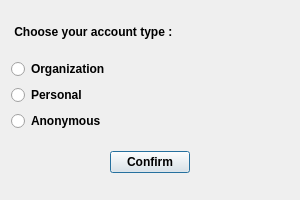
<?xml version="1.0" encoding="UTF-8"?>
<ui version="4.0">
 <class>Choose_A_Type</class>
 <widget class="QDialog" name="Choose_A_Type">
  <property name="geometry">
   <rect>
    <x>0</x>
    <y>0</y>
    <width>300</width>
    <height>200</height>
   </rect>
  </property>
  <property name="sizePolicy">
   <sizepolicy hsizetype="Preferred" vsizetype="Preferred">
    <horstretch>0</horstretch>
    <verstretch>0</verstretch>
   </sizepolicy>
  </property>
  <property name="minimumSize">
   <size>
    <width>300</width>
    <height>200</height>
   </size>
  </property>
  <property name="windowTitle">
   <string>Account Type</string>
  </property>
  <layout class="QVBoxLayout" name="verticalLayout_2">
   <item>
    <widget class="QLabel" name="lbl_txt">
     <property name="sizePolicy">
      <sizepolicy hsizetype="Fixed" vsizetype="Fixed">
       <horstretch>0</horstretch>
       <verstretch>0</verstretch>
      </sizepolicy>
     </property>
     <property name="font">
      <font>
       <bold>true</bold>
      </font>
     </property>
     <property name="text">
      <string> Choose your account type :</string>
     </property>
    </widget>
   </item>
   <item>
    <layout class="QVBoxLayout" name="verticalLayout">
     <item>
      <widget class="QRadioButton" name="rbtn_organ">
       <property name="font">
        <font>
         <bold>true</bold>
        </font>
       </property>
       <property name="text">
        <string>Organization</string>
       </property>
      </widget>
     </item>
     <item>
      <widget class="QRadioButton" name="rbtn_personal">
       <property name="font">
        <font>
         <bold>true</bold>
        </font>
       </property>
       <property name="text">
        <string>Personal</string>
       </property>
      </widget>
     </item>
     <item>
      <widget class="QRadioButton" name="rbtn_anonymous">
       <property name="font">
        <font>
         <bold>true</bold>
        </font>
       </property>
       <property name="text">
        <string>Anonymous</string>
       </property>
      </widget>
     </item>
    </layout>
   </item>
   <item>
    <layout class="QHBoxLayout" name="horizontalLayout">
     <item>
      <spacer name="horizontalSpacer">
       <property name="orientation">
        <enum>Qt::Horizontal</enum>
       </property>
       <property name="sizeHint" stdset="0">
        <size>
         <width>40</width>
         <height>20</height>
        </size>
       </property>
      </spacer>
     </item>
     <item>
      <widget class="QPushButton" name="btn_confirm">
       <property name="sizePolicy">
        <sizepolicy hsizetype="Preferred" vsizetype="Fixed">
         <horstretch>0</horstretch>
         <verstretch>0</verstretch>
        </sizepolicy>
       </property>
       <property name="font">
        <font>
         <bold>true</bold>
        </font>
       </property>
       <property name="text">
        <string>Confirm</string>
       </property>
      </widget>
     </item>
     <item>
      <spacer name="horizontalSpacer_2">
       <property name="orientation">
        <enum>Qt::Horizontal</enum>
       </property>
       <property name="sizeHint" stdset="0">
        <size>
         <width>40</width>
         <height>20</height>
        </size>
       </property>
      </spacer>
     </item>
    </layout>
   </item>
  </layout>
 </widget>
 <resources/>
 <connections/>
</ui>
